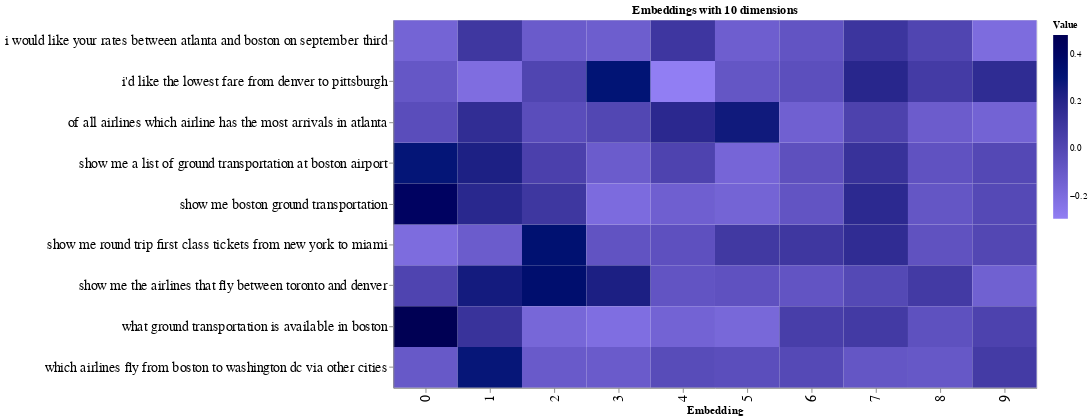

Write notebook code for a chart like this one.
### Code cell
# reshape the data for visualization puroposes

sample = 9

source = pd.DataFrame(embeds_pc)[:sample]
source = pd.concat([source, df['query']], axis=1)
source = pd.melt(source, id_vars=['query'])

# configure the chart
# Configure the plot
chart = alt.Chart(source).mark_rect().encode(
    x=alt.X('variable:N', title="Embedding"),
    y=alt.Y('query:N', title='',axis=alt.Axis(labelLimit=500)),
    color=alt.Color('value:Q', title="Value", scale=alt.Scale(
                range=["#917EF3", "#000000"]))
)

result = chart.configure(background='#ffffff'
        ).properties(
        width=700,
        height=400,
        title='Embeddings with 10 dimensions'
       ).configure_axis(
      labelFontSize=15,
      titleFontSize=12)

# Show the plot
result

### Figure 1 — Vega-Lite specification as saved in the notebook (floating-point values rounded to 4 significant figures; data arrays with more than 128 entries replaced by an {"elided": "..."} marker saying what was removed)
{"config": {"view": {"continuousWidth": 400, "continuousHeight": 300}, "axis": {"labelFontSize": 15, "titleFontSize": 12}, "background": "#ffffff"}, "data": {"name": "data-c298c2e746fdc8d01f87495be65a5b44"}, "mark": "rect", "encoding": {"color": {"field": "value", "scale": {"range": ["#917EF3", "#000000"]}, "title": "Value", "type": "quantitative"}, "x": {"field": "variable", "title": "Embedding", "type": "nominal"}, "y": {"axis": {"labelLimit": 500}, "field": "query", "title": "", "type": "nominal"}}, "height": 400, "title": "Embeddings with 10 dimensions", "width": 700, "$schema": "https://vega.github.io/schema/vega-lite/v4.17.0.json", "datasets": {"data-c298c2e746fdc8d01f87495be65a5b44": {"elided": "1140 records"}}}
